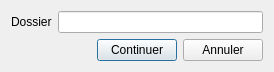
<?xml version="1.0" encoding="UTF-8"?>
<ui version="4.0">
 <class>EmptyDirsFix</class>
 <widget class="QDialog" name="EmptyDirsFix">
  <property name="geometry">
   <rect>
    <x>0</x>
    <y>0</y>
    <width>274</width>
    <height>69</height>
   </rect>
  </property>
  <property name="windowTitle">
   <string>Réparateur de dossiers vides</string>
  </property>
  <property name="windowIcon">
   <iconset resource="../resources.qrc">
    <normaloff>:/images/icon.ico</normaloff>:/images/icon.ico</iconset>
  </property>
  <layout class="QFormLayout" name="formLayout">
   <item row="0" column="0">
    <widget class="QLabel" name="label">
     <property name="text">
      <string>Dossier</string>
     </property>
    </widget>
   </item>
   <item row="0" column="1">
    <widget class="QLineEdit" name="lineFolder"/>
   </item>
   <item row="1" column="0" colspan="2">
    <layout class="QHBoxLayout" name="horizontalLayout_4">
     <item>
      <spacer name="horizontalSpacer">
       <property name="orientation">
        <enum>Qt::Horizontal</enum>
       </property>
       <property name="sizeHint" stdset="0">
        <size>
         <width>40</width>
         <height>20</height>
        </size>
       </property>
      </spacer>
     </item>
     <item>
      <widget class="QPushButton" name="buttonContinue">
       <property name="text">
        <string>Continuer</string>
       </property>
      </widget>
     </item>
     <item>
      <widget class="QPushButton" name="buttonCancel">
       <property name="text">
        <string>Annuler</string>
       </property>
      </widget>
     </item>
    </layout>
   </item>
  </layout>
 </widget>
 <resources>
  <include location="../resources.qrc"/>
 </resources>
 <connections>
  <connection>
   <sender>buttonCancel</sender>
   <signal>clicked()</signal>
   <receiver>EmptyDirsFix</receiver>
   <slot>reject()</slot>
   <hints>
    <hint type="sourcelabel">
     <x>226</x>
     <y>53</y>
    </hint>
    <hint type="destinationlabel">
     <x>233</x>
     <y>45</y>
    </hint>
   </hints>
  </connection>
  <connection>
   <sender>buttonContinue</sender>
   <signal>clicked()</signal>
   <receiver>EmptyDirsFix</receiver>
   <slot>next()</slot>
   <hints>
    <hint type="sourcelabel">
     <x>134</x>
     <y>47</y>
    </hint>
    <hint type="destinationlabel">
     <x>144</x>
     <y>47</y>
    </hint>
   </hints>
  </connection>
 </connections>
 <slots>
  <slot>next()</slot>
 </slots>
</ui>
